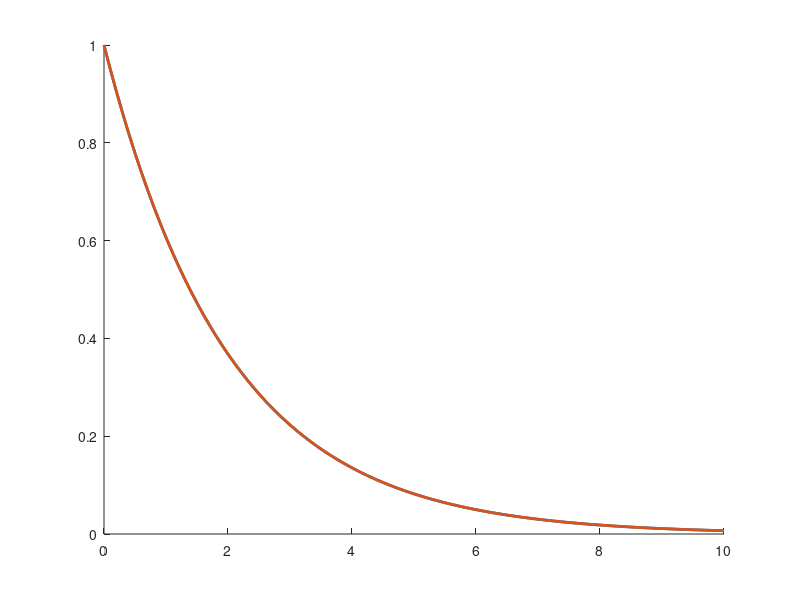

The MATLAB script that drew this image:
t = linspace(0,10,100);
b = 1;
tau = -0.5;

expo = b*exp(tau*t);
hold on
plot(t,expo,'LineWidth',2)

% t = linspace(0,pi/4,100);
% b = -2; % amplitude
% x = 4; % period
% c = (3*pi)/2; % horizontal phase shift
% d = b; % vertical phase shift
% sinu = b*sin(x*t + c)+d;


plot(t,expo,'LineWidth',2)

% figure(2)
% plot(t,sinu,'LineWidth',2)
